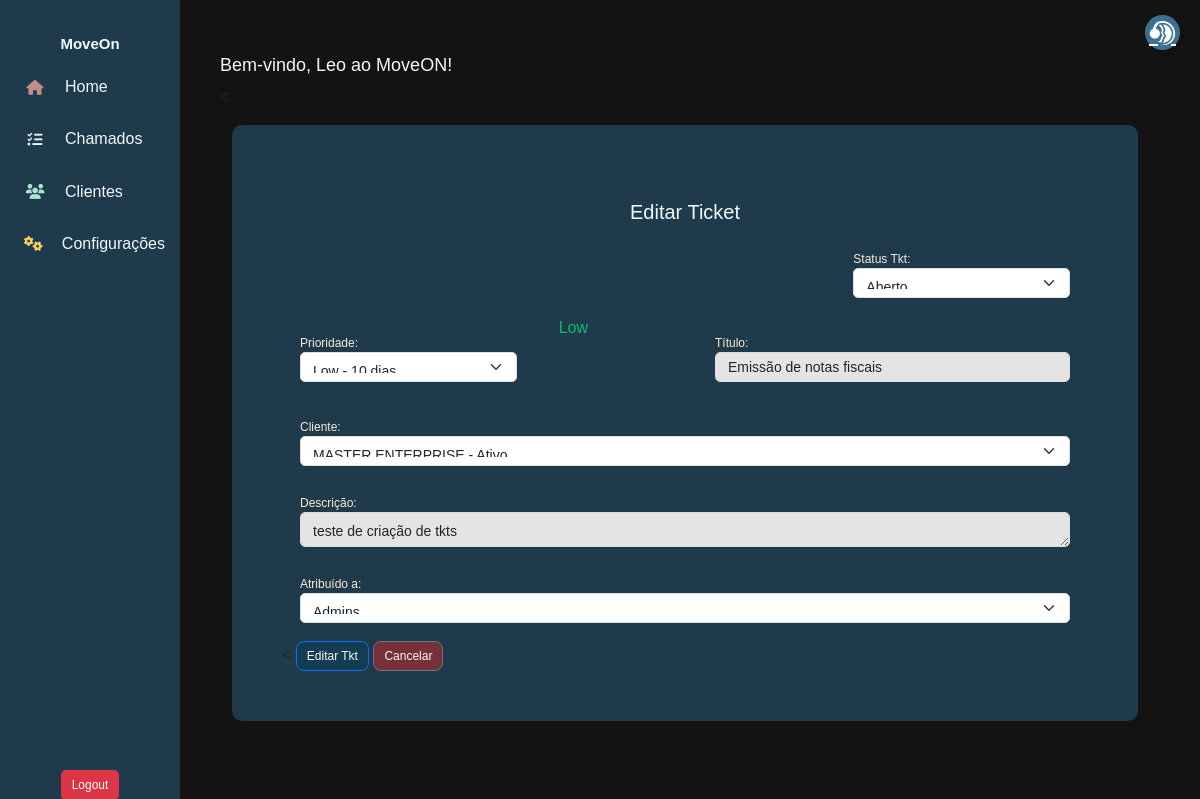
/move/tickets/update/1 (signed in), run on the app's committed database.
### move_on/models.py (models this page shows, shortened)
class User(AbstractUser):
    client = models.ForeignKey(Profile, on_delete=models.CASCADE, related_name="users", null=True, blank=True, db_column='client')
    role = models.ForeignKey(Role, on_delete=models.SET_NULL, null=True, blank=True, db_column='role')
    groups = models.ManyToManyField(
        'auth.Group',
        related_name='move_on_users',
        blank=True
    )
    user_permissions = models.ManyToManyField(
        'auth.Permission',
        related_name='move_on_users',
        blank=True
    )
    class Meta:
        db_table = "users"

class Ticket(models.Model):
    client = models.ForeignKey(Profile, on_delete=models.PROTECT, related_name="tickets")
    created_by = models.ForeignKey(User, on_delete=models.CASCADE, related_name="created_tickets")
    assigned_team = models.ForeignKey(Team, on_delete=models.SET_NULL, null=True, blank=True, related_name="tickets")
    sla = models.ForeignKey(SLA, on_delete=models.SET_NULL, null=True, blank=True)
    title = models.CharField("Título", max_length=255)
    description = models.TextField("Descrição")
    status = models.ForeignKey(TicketStatus, on_delete=models.SET_NULL, null=True, blank=True, default="Novo")
    created_at = models.DateTimeField("Criado em", auto_now_add=True)
    updated_at = models.DateTimeField("Atualizado em", auto_now=True)
    due_date = models.DateTimeField("Previsão",null=True, blank=True)
    class Meta:
        db_table = "tickets"

class SLA(models.Model):
    priority = models.CharField("Prioridade",max_length=10, choices=SLAPriority.choices)
    response_time = models.IntegerField("Tempo de Resposta (dias)")
    resolution_time = models.IntegerField("Tempo de Resolução (dias)")
    def __str__(self):
        return f"{self.get_priority_display()} - {self.resolution_time} dias"
    class Meta:
        db_table = "sla"

### move_on/views.py (the view)
# urls.py: path('tickets/update/<int:pk>', TicketUpdate.as_view(), name="ticket_update"),
class TicketUpdate(LoginRequiredMixin, UpdateView):
    model = Ticket
    form_class = TicketForm
    template_name = 'tickets/tickets_form.html'
    success_url = reverse_lazy("ticket_list")
    def get_queryset(self):
        user = self.request.user
        return Ticket.objects.filter(client=user.client)

### move_on/forms.py
class TicketForm(forms.ModelForm):
    class Meta:
        model = Ticket
        fields = ['title', 'description', 'assigned_team', 'status', 'due_date', 'sla', 'client']
        widgets = {
            'title': forms.TextInput(attrs={'class': 'form-control', 'placeholder': 'Entre com o Titulo geral do Tkt'}),
            'description': forms.Textarea(attrs={'class': 'form-control', 'rows': 6, 'placeholder': 'Descreva quais são os problemas'}),
            'assigned_team': forms.Select(attrs={'class': 'form-select'}),
            'status': forms.Select(attrs={'class': 'form-select'}),
            'due_date': forms.DateTimeInput(attrs={'class': 'form-control', 'type': 'datetime-local'}),
            'sla': forms.Select(attrs={'class': 'form-select'}),
            'client': forms.Select(attrs={'class': 'form-select'}),
        }

### move_on/models.py (called while the page is built)
    def __str__(self):
        return f"{self.name} - {'Ativo' if self.active else 'Inativo'}"

    def __str__(self):
        return self.name

    def __str__(self):
        return f"{self.name}"

### move_on/templatetags/custom_filters.py (called while the page is built)
@register.filter
def get_color(value):
    if value == 'low':
        return '#00c16c'
    elif value == 'medium':
        return '#ffc52c'
    elif value == 'high':
        return '#ff9915'
    elif value == 'critical':
        return '#CC3733'
    return 'gray'  # Valor padrão, caso não tenha correspondência

### move_on/templates/Tickets/tickets_form.html (shortened to what this page needs)
{% extends 'Menu/menu.html' %} {% load static %} {% load custom_filters %}
{% block content %}
<link rel="stylesheet" href="{% static 'css/stylesform.css' %}" />
<div class="container">
  <div class="card-tkt " id="tkt">
    <h2 style="text-align: center; margin-top: 25px; font-size: 20px; ">
      {% if form.instance.pk %}Editar Ticket{% else %}Criar Novo Ticket{% endif %}
    </h2>
    <form method="POST">
      <div class="row">
        <div class="col-8"></div>
        <div class="col-4">
          <div class="form-group">
            <label for="status">Status Tkt:</label>
            {{ form.status }}
          </div>
        </div>
      </div>
      <div class="row">
        <div class="col-4">
          <div class="form-group">
            <label for="sla">Prioridade:</label>
            {{ form.sla }}
          </div>
        </div>
        <div class="col-2" class="priority-bubble">
          {% if form.instance.sla %}
          <span style="color: {{ form.instance.sla.priority|get_color }}">
            {{ form.instance.sla.get_priority_display }}
          </span>
          {% endif %}
        </div>
        <div class="col-6">
          <div class="form-group">
            <label for="title">Título:</label>
            {{ form.title }}
          </div>
        </div>
      </div>
      <div class="form-group">
        <label for="client">Cliente:</label>
        {{ form.client }}
      </div>
      <div class="form-group">
        <label for="description">Descrição:</label>
        {{ form.description }}
      </div>
      <div class="form-group">
        <label for="assigned_team">Atribuído a:</label>
        {{ form.assigned_team }}
      </div>
        {% if form.instance.pk %}
        <button type="submit" class="btn btn-primary">Editar Tkt</button>
        {% else %}
        <button type="submit" class="btn btn-primary">Criar Tkt</button>
        {% endif %}
        <a href="{% url 'ticket_list' %}" class="btn btn-secondary">Cancelar</a>
    </form>
  </div>
</div>
{% endblock %}

### move_on/templates/Menu/menu.html (shortened to what this page needs)
{% load static %}
<!DOCTYPE html>
<html lang="pt-br">
<head>
  <link href="https://cdn.jsdelivr.net/npm/bootstrap@5.3.3/dist/css/bootstrap.min.css" rel="stylesheet" />
  <link rel="stylesheet" href="https://cdnjs.cloudflare.com/ajax/libs/font-awesome/6.5.1/css/all.min.css" />
  <link rel="stylesheet" href="{% static 'css/styles.css' %}" />
</head>
<body>
  <nav class="sidebar">
    <h6>MoveOn</h6>
    {% if user.is_authenticated %}
    <a href="/" data-bs-toggle="tooltip" data-bs-placement="right" title="Home">
      <i class="fas fa-home"></i> <span>Home</span>
    </a>
    <a href="{% url 'ticket_list' %}" data-bs-toggle="tooltip" data-bs-placement="right" title="Chamados">
      <i class="fas fa-tasks"></i> <span>Chamados</span>
    </a>
    <a href="#" data-bs-toggle="tooltip" data-bs-placement="right" title="Clientes">
      <i class="fas fa-users"></i> <span>Clientes</span>
    </a>
    <a href="#" data-bs-toggle="tooltip" data-bs-placement="right" title="Configurações">
      <i class="fas fa-cogs"></i> <span>Configurações</span>
    </a>
    <form method="POST" action="{% url 'logout' %}">
      <button type="submit" class="btn btn-danger-2 w-100">Logout</button>
    </form>
    {% else %}
    <p>Necessário estar logado</p>
    {% endif %}
  </nav>
  <div class="content">
    <h3>
      {% block title %}Bem-vindo, {{ user.username }} ao MoveON!{% endblock %}
    </h3>
    <p>{% block content %}{% endblock %}</p>
  </div>
  <a href="{% url 'ticket_form' %}" class="support-btn" data-bs-toggle="tooltip" data-bs-placement="left"
    title="Novo Chamado">
    <i class="fa-brands fa-teamspeak"></i>
  </a>
</body>
</html>

### move_on/static/css/styles.css (style rules this page uses)
body { background-color: rgb(19, 19, 19); }
* { font-family: Verdana, Geneva, Tahoma, sans-serif; }
.sidebar { width: 60px; height: 100vh; background: #1e3a4b; position: fixed; top: 0; left: 0; display: flex; flex-direction: column; align-items: center; padding-top: 35px; transition: width 0.5s ease; }
h4, h6 { color: aliceblue; font-weight: bolder; font-size: 15px; }
h3 { color: aliceblue; font-size: 18px; }
.sidebar a { text-decoration: none; color: aliceblue; display: flex; align-items: center; gap: 10px; padding: 15px; width: 100%; white-space: nowrap; overflow: hidden; }
.sidebar a i { font-size: 15px; width: 40px; text-align: center; }
.content { margin-left: 170px; padding: 50px; margin-top: 5px; }
.fa-home { color: rgb(196, 139, 139); }
.fa-tasks { color: aliceblue; }
.fa-users { color: rgb(171, 228, 209); }
.fa-cogs { color: rgb(248, 207, 96); }
.support-btn { position: fixed; top: 15px; right: 20px; background: #3d7090; color: white; border-radius: 50%; width: 35px; height: 35px; display: flex; align-items: center; justify-content: center; font-size: 1.5rem; box-shadow: 2px 2px 10px rgba(0, 0, 0, 0.2); transition: transform 0.2s ease-in-out; z-index: 1000; }
.btn { padding: 5px 10px; font-size: 12px; border-radius: 5px; }
.btn-danger-2 { background-color: #dc3545; color: white; margin-top: 500px; }

### move_on/static/css/stylesform.css (style rules this page uses)
.form-group { padding: 10px; color: antiquewhite; margin: 8px; font-size: 12px; }
.form-control { background-color: rgb(228, 228, 228); }
.form-group input, .form-group select, .form-group textarea { font-size: 14px; padding: 8px 12px; height: 30px; border-radius: 5px; border: 1px solid #ddd; width: 100%; box-sizing: border-box; }
h2 { color: aliceblue; font-size: 20px; margin-top: 25px; }
.btn-primary { background-color: rgb(20, 61, 81); color: aliceblue; border-radius: 8px; border-color: None; padding: 2, 1, 0px; transition: 0.2s; }
.btn-secondary { background-color: rgb(119, 48, 55); color: aliceblue; border-radius: 8px; border-color: None; padding: 2, 1, 0px; transition: 0.2s; }
#tkt { background-color: #1e3a4b; border-radius: 10px; padding: 50px; }

### data on the page
User: username "Leo"
Ticket: status "Aberto", sla "Low - 10 dias", instance.sla.priority "Low", title "Emissão de notas fiscais", client "MASTER ENTERPRISE - Ativo", description "teste de criação de tkts", assigned_team "Admins"
